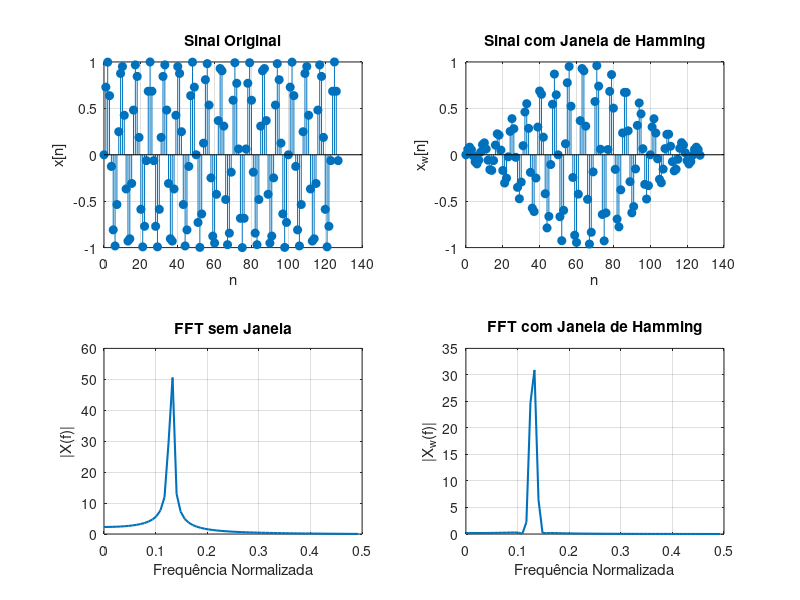

MATLAB code to generate this figure: (Note: this script raises an error after producing the figure.)
% ----------------------------
% Parâmetros do sinal
% ----------------------------
N = 128;              % Número de amostras
n = 0:N-1;            % Índices discretos

% Frequência normalizada não inteira em relação à FFT
% Isso provoca vazamento espectral.
f0 = 0.13;

% Sinal senoidal
x = sin(2*pi*f0*n);

% ----------------------------
% FFT sem janela
% ----------------------------
X = fft(x);

% ----------------------------
% Janela de Hamming
% ----------------------------
w = hamming(N)';      % Transposta para vetor linha
xw = x .* w;

% FFT com janela
Xw = fft(xw);

% Frequência normalizada
f = (0:N-1)/N;

% ============================================================
% PLOTAGEM
% ============================================================
figure('Name','Efeito do Janelamento','NumberTitle','off');

% Sinal original
subplot(2,2,1);
stem(n, x, 'filled');
title('Sinal Original');
xlabel('n');
ylabel('x[n]');
grid on;

% Sinal com janela
subplot(2,2,2);
stem(n, xw, 'filled');
title('Sinal com Janela de Hamming');
xlabel('n');
ylabel('x_w[n]');
grid on;

% FFT sem janela
subplot(2,2,3);
plot(f(1:N/2), abs(X(1:N/2)), 'LineWidth', 1.5);
title('FFT sem Janela');
xlabel('Frequência Normalizada');
ylabel('|X(f)|');
grid on;

% FFT com janela
subplot(2,2,4);
plot(f(1:N/2), abs(Xw(1:N/2)), 'LineWidth', 1.5);
title('FFT com Janela de Hamming');
xlabel('Frequência Normalizada');
ylabel('|X_w(f)|');
grid on;

sgtitle('Comparação do Vazamento Espectral');
